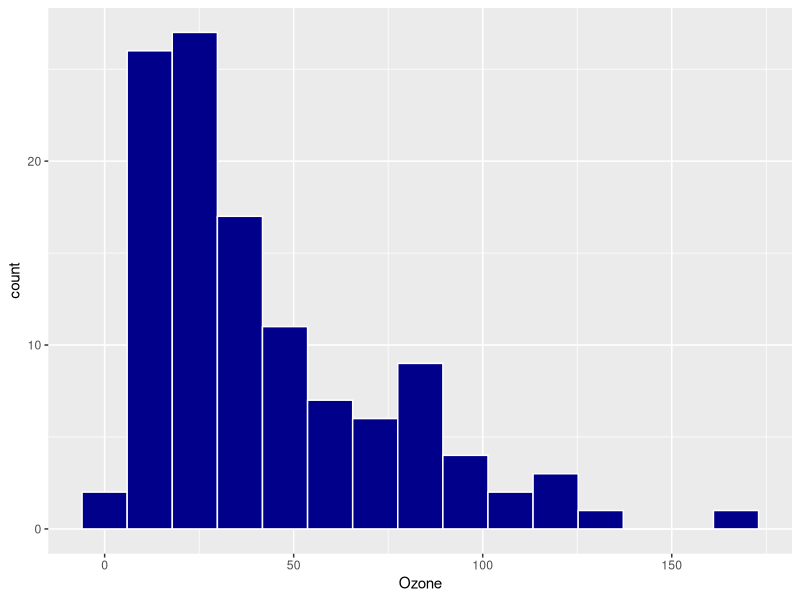
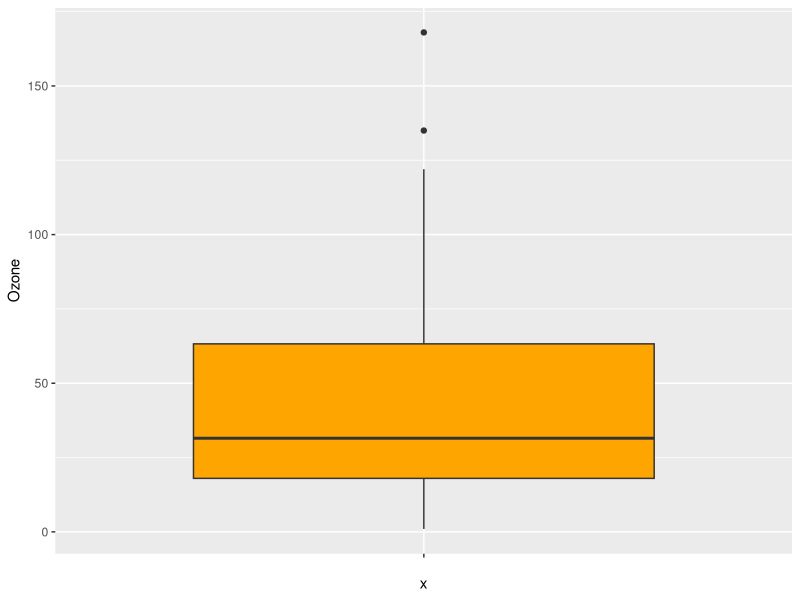
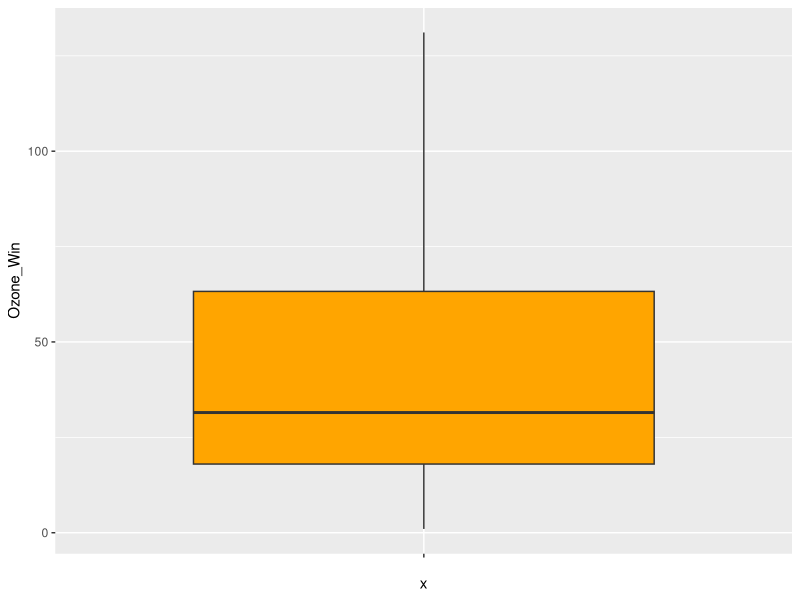
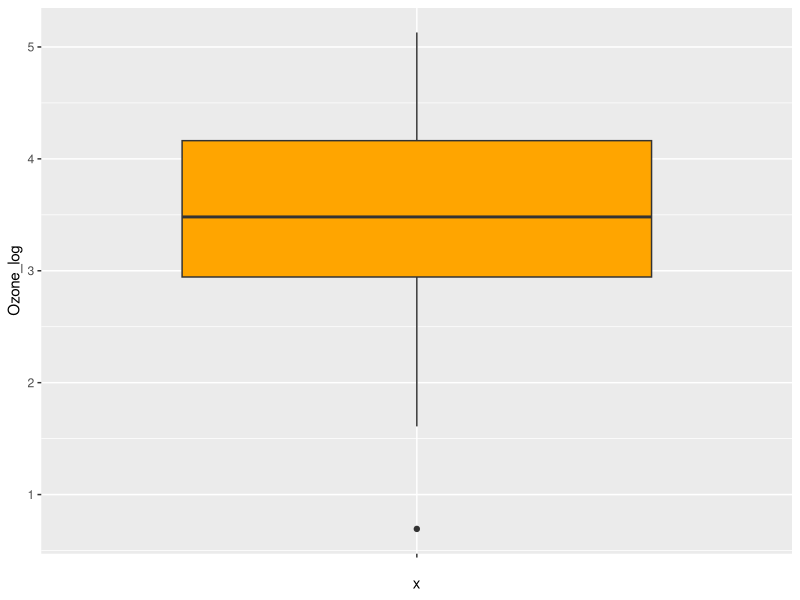

Source code (R) for these figures, in order:
#Libraries
library(dplyr)
library(ggplot2)

####Data Exploration####
df<-airquality

#Structure
str(df)

#Basic Summary
summary(df)


#Visualisation
ggplot(df,aes(x=Ozone))+
  geom_histogram(bins = 15,fill="darkblue",color="white")


####Missing Value####
#Identify
colSums(is.na(df))

mean(df$Ozone,na.rm = T)

#Mean/Median Imputation
df$Ozone_v2<-ifelse(is.na(df$Ozone),mean(df$Ozone,na.rm = T),df$Ozone)
df$Ozone_v3<-ifelse(is.na(df$Ozone),median(df$Ozone,na.rm = T),df$Ozone)

#Regression Imputation
model<-lm(Ozone~Wind+Temp+Month+Day,data = df)
df$Ozone_v4<-df$Ozone
df$Ozone_v4[is.na(df$Ozone_v4)]<-predict(model,newdata = df[is.na(df$Ozone),])

#KNN Imputation
library(VIM)
dt<-airquality

dt_knn<-kNN(dt,k=5)

####Outlier####
Q1<-quantile(dt$Ozone,0.25,na.rm = T)
Q3<-quantile(dt$Ozone,0.75,na.rm = T)
IQR<-Q3-Q1

lower_bound<-Q1-1.5*IQR
upper_bound<-Q3+1.5*IQR

na.omit(dt[dt$Ozone<lower_bound|dt$Ozone>upper_bound,])
dt_2<-dt[dt$Ozone>lower_bound&dt$Ozone<upper_bound,]

#Winsorization
dt$Ozone_Win<-ifelse(dt$Ozone<lower_bound,lower_bound,
                     ifelse(dt$Ozone>upper_bound,upper_bound,
                            dt$Ozone))

#Log Transformation
dt$Ozone_log<-log1p(dt$Ozone)

ggplot(dt,aes(x="",y=Ozone))+
  geom_boxplot(fill="orange")

ggplot(dt,aes(x="",y=Ozone_Win))+
  geom_boxplot(fill="orange")

ggplot(dt,aes(x="",y=Ozone_log))+
  geom_boxplot(fill="orange")
